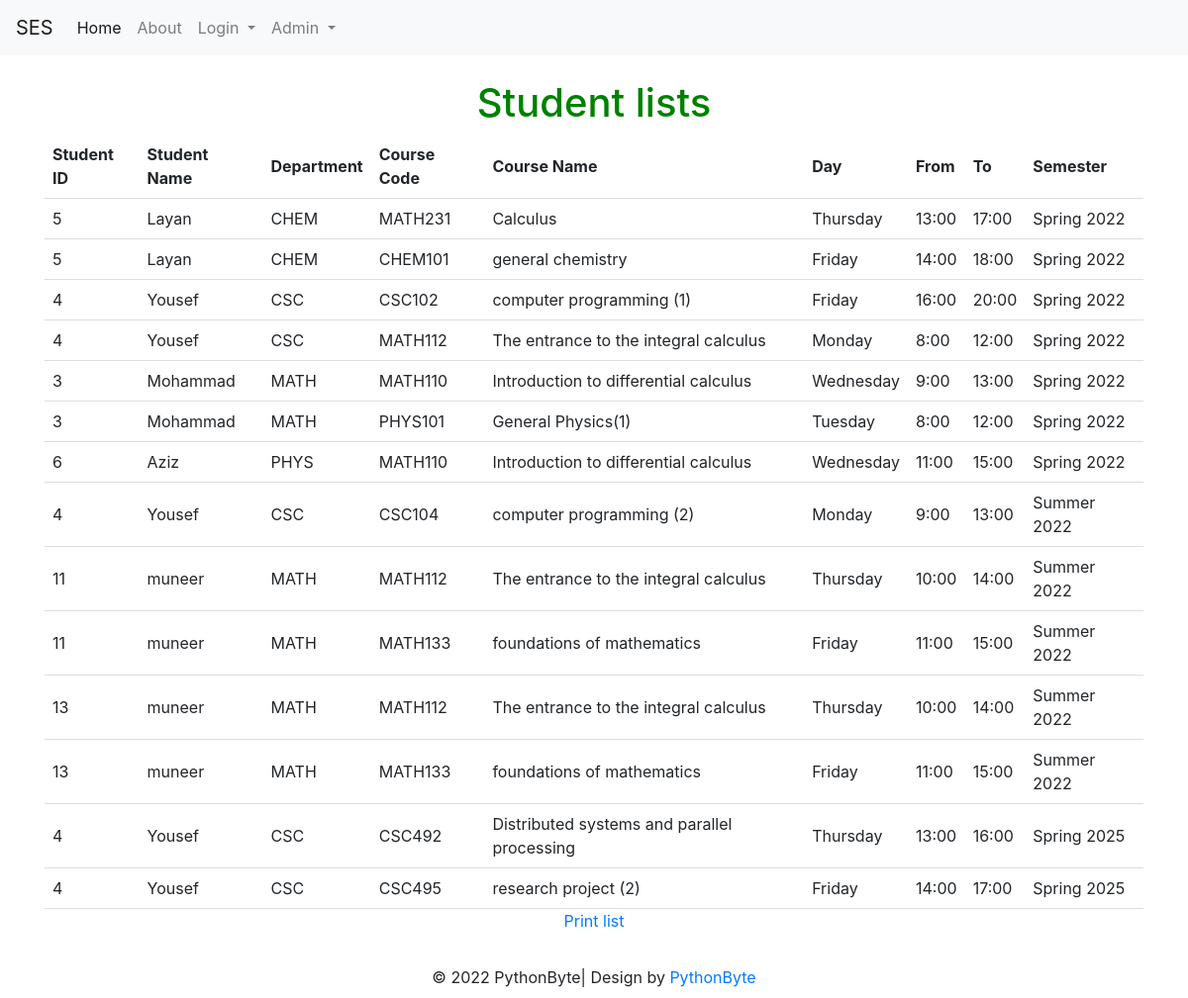
Page /student_lists (signed in) on the earlier database version.
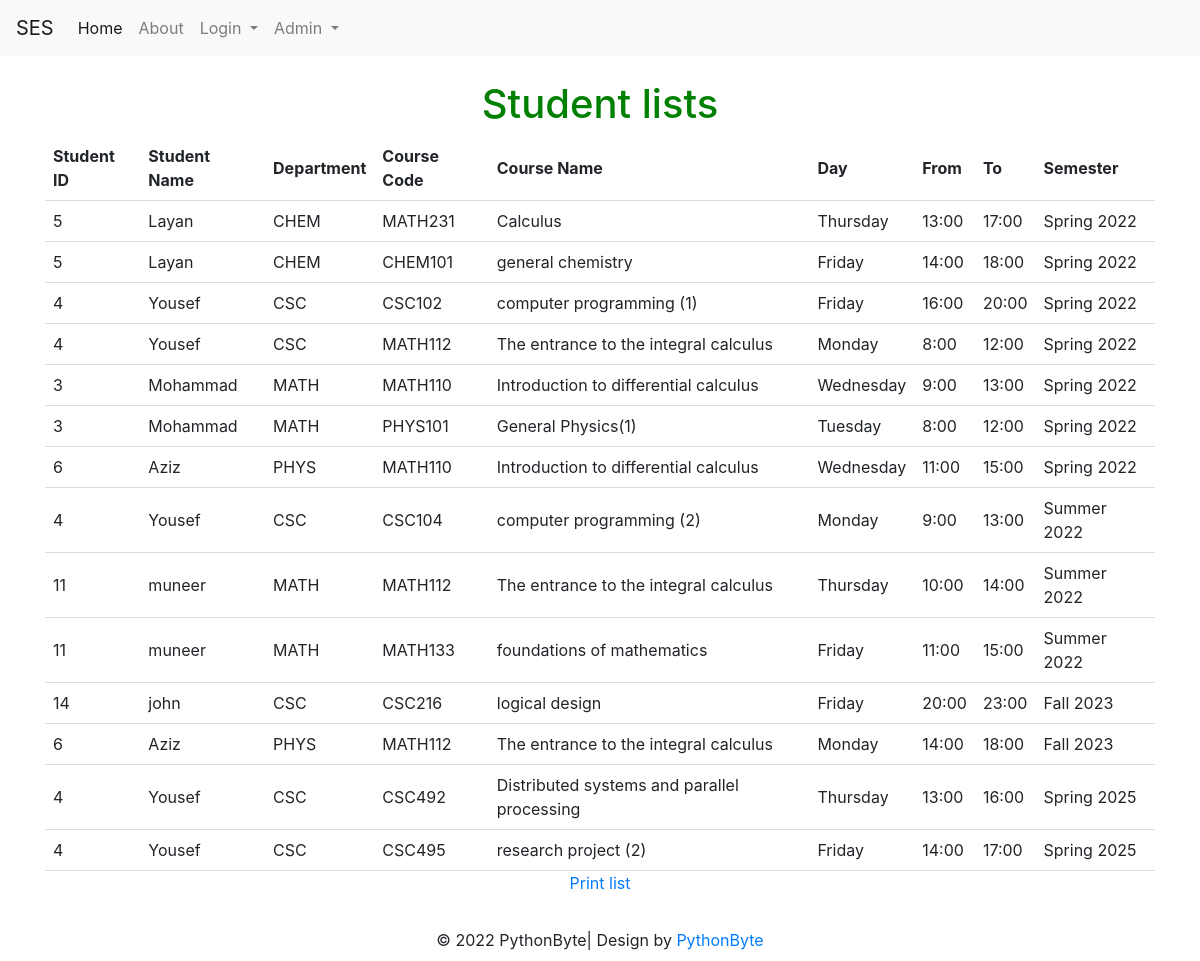
Same page on the later database version.
### tables this page shows
CREATE TABLE Time_table (course_id INTEGER, user_id INTEGER, time_table_id INTEGER PRIMARY KEY AUTOINCREMENT UNIQUE, Day_id INTEGER, fromT TIME, toT TIME, SEM INTEGER, complete BOOLEAN);

CREATE TABLE dep (dep_id INTEGER PRIMARY KEY UNIQUE NOT NULL, dep_name CHAR (10) NOT NULL);

CREATE TABLE course (course_id INTEGER NOT NULL PRIMARY KEY AUTOINCREMENT UNIQUE, course_name [nchar] (10), course_descr [nchar] (10), course_code [nchar] (10), dep_id [int], plan_id [int], level_id [int], credit INTEGER, Day_id REFERENCES Day (Day_id), fromT TIME, toT TIME, loc_id INTEGER, SEM INTEGER DEFAULT (223), lec_id INTEGER);

CREATE TABLE Day (Day_id INTEGER PRIMARY KEY, Day_Decs CHAR);

CREATE TABLE semester (sem_id INTEGER PRIMARY KEY, sem_dec VARCHAR);

### models.py (models this page shows)
class User(UserMixin, db.Model):
    id = db.Column(db.Integer, primary_key=True)
    email = db.Column(db.String(100), unique=True)
    password = db.Column(db.String(100))
    name = db.Column(db.String(1000))
    dep_id =  db.Column(db.Integer)
    rol_id =  db.Column(db.Integer)

### student_lists.py (the view)
@student_lists.route('/student_lists', methods=['GET', 'POST'])
def student_listsf():
                user_id = current_user.id
                print(user_id)
                con = sqlite3.connect("instance/db.sqlite")
                cur = con.cursor()
                con.commit()
                cur.execute("SELECT * from student_list" )
                data2 = cur.fetchall()
                con.commit()
                con.close()
                return render_template('student_lists.html',data2=data2, idd = current_user.id,name= current_user.name)

### templates/student_lists.html (shortened to what this page needs)
{% extends "base.html" %}
{% block content %}
  <h1>Student lists</h1>
  <form method="post" action="/student_listsf">
    <table id="table_to_highlight" style="width:100%">
        <thead>
          <tr>
            <th>Student ID</th>
            <th>Student Name</th>
            <th>Department</th>
            <th>Course Code</th>
            <th>Course Name</th>
            <th>Day</th>
            <th>From</th>
            <th>To</th>
            <th>Semester</th>
          </tr>
          </thead>
          <tbody>
           {% for row in data2 %}
                  <tr>
                      <td>{{row[0]}}</td>
                      <td>{{row[1]}}</td>
                      <td>{{row[2]}}</td>
                      <td>{{row[3]}}</td>
                      <td>{{row[4]}}</td>
                      <td>{{row[5]}}</td>
                      <td>{{row[6]}}</td>
                      <td>{{row[7]}}</td>
                      <td>{{row[8]}}</td>
                  </tr>
              {% endfor %}
          </tbody>
      </table>
      <p>
        <a href="{{ url_for('student_lists.download_report', iddc = current_user.id) }}">Print list</a>
    </p>
</form>
{% endblock %}

### templates/base.html (shortened to what this page needs)
<!DOCTYPE html>
<html>
<head>
    <link rel="stylesheet" href="https://cdn.jsdelivr.net/npm/bootstrap@4.3.1/dist/css/bootstrap.min.css">
    <link rel="stylesheet" href="https://cdnjs.cloudflare.com/ajax/libs/font-awesome/5.15.3/css/all.min.css">
    <link rel="stylesheet" href="https://mdbcdn.b-cdn.net/wp-content/themes/mdbootstrap4/docs-app/css/compiled-4.20.0.min.css">
  </head>
<body>
<section class="hero is-fullheight" style="background-color:#ffffff;">
    <div>  <nav class="navbar navbar-expand-lg navbar-light bg-light">
        <a class="navbar-brand" href="{{ url_for('main.index') }}">SES</a>
        <div class="collapse navbar-collapse" id="navbarSupportedContent">
          <ul class="navbar-nav mr-auto">
            <li class="nav-item active">
              <a class="nav-link" href="{{ url_for('main.index') }}">Home <span class="sr-only">(current)</span></a>
            </li>
            <li class="nav-item">
              <a class="nav-link" href="{{ url_for('main.About') }}">About</a>
            </li>
            <li class="nav-item dropdown">
              <a class="nav-link dropdown-toggle" href="#" id="navbarDropdown" role="button" data-toggle="dropdown" aria-haspopup="true" aria-expanded="false">
                Login
              </a>
            </li>
            {% if current_user.is_authenticated and current_user.rol_id == 1 %}
            <form method="post" action="/admin_course_enrolment">
            <li class="nav-item dropdown">
              <a class="nav-link dropdown-toggle" href="#" id="navbarDropdown" role="button" data-toggle="dropdown" aria-haspopup="true" aria-expanded="false">
                    Admin
                </a>
                </li>
            </form>
              {% endif %}
            </ul>
        </div>
    </div>
    <div class="hero-body">
      <div class="container has-text-centered">
          {% block content %}{% endblock %}
      </div>
</section>
<footer><div>
  <p class="copyright">© 2022 PythonByte| Design by <a href="https://github.com/NaifAlblawi/PythonByte" target="_blank">PythonByte</a></p>
</div></footer>
</body>
</html>

### templates/base.html (style rules this page uses)
p.copyright { width: 100%; line-height: 10px; text-align: center; bottom:0; }

### templates/student_lists.html (style rules this page uses)
body { text-align: center; }
h1 { color: green; }
table { border-collapse: collapse; width: 100%; }
th, td { padding: 8px; text-align: left; border-bottom: 1px solid #ddd; }

Differences in the rows shown:
removed Time_table: user "13", row "muneer", dep_name "MATH", course_code "MATH112", course_name "The entrance to the integral calculus", Day_Decs "Thursday", fromT "10:00", toT "14:00", sem_dec "Summer 2022"
removed Time_table: user "13", row "muneer", dep_name "MATH", course_code "MATH133", course_name "foundations of mathematics", Day_Decs "Friday", fromT "11:00", toT "15:00", sem_dec "Summer 2022"
added Time_table: user "14", name "john", dep_name "CSC", course_code "CSC216", course_name "logical design", Day_Decs "Friday", fromT "20:00", toT "23:00", sem_dec "Fall 2023"
added Time_table: user "6", name "Aziz", dep_name "PHYS", course_code "MATH112", course_name "The entrance to the integral calculus", Day_Decs "Monday", fromT "14:00", toT "18:00", sem_dec "Fall 2023"
